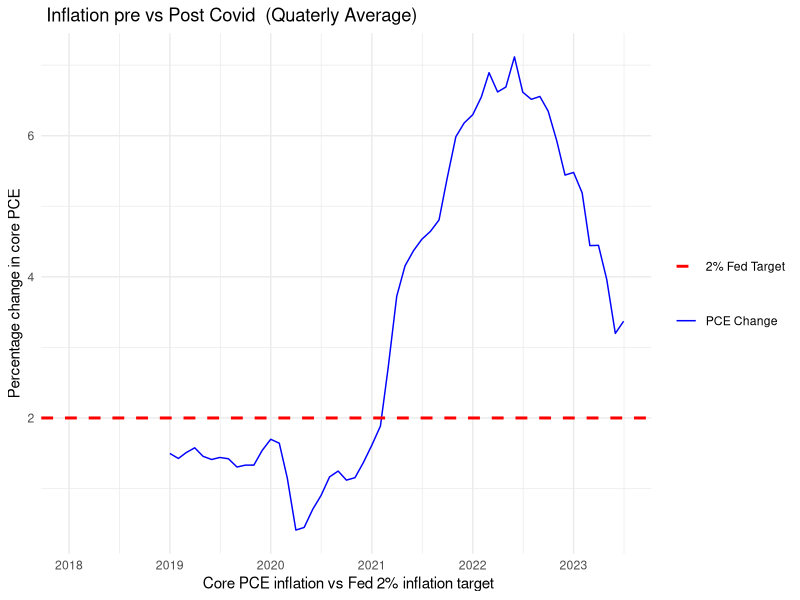

The R source for this figure:
rm(list = ls())
library(dplyr)
library(ggplot2)

core<- read.csv("pce1.csv")
glimpse(core)
colnames(core)[colnames(core) == "PCEPI_NBD20180101"] <- "pce"
core %>%
  mutate(DATE = as.Date(DATE)) %>%
  mutate(PCE_change = ((pce - lag(pce, n = 12)) / lag(pce, n = 12)) * 100) %>% # Calculate year-over-year percent change within each quarter
  ggplot(aes(x = DATE)) +
  geom_line(aes(y = PCE_change, color = "PCE Change"), linetype = "solid") +
  geom_hline(aes(yintercept = 2, linetype = '2% Fed Target'), color = 'red', size = 1) +
  scale_x_date(date_labels = "%Y", date_breaks = "1 year") +
  labs(x =' Core PCE inflation vs Fed 2% inflation target' , y = 'Percentage change in core PCE', title = ' Inflation pre vs Post Covid  (Quaterly Average)') +
  theme_minimal() +
  scale_color_manual(values = c("PCE Change" = "blue"), name = NULL)+
  scale_linetype_manual(values = c("2% Fed Target" = "dashed"), name = NULL)



